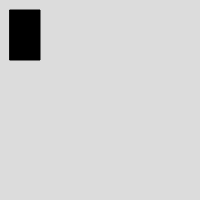
Frame 1 (no input)
Frame 60 (no input): identical to frame 1, image omitted
Frame 120 (the mouse pressed at the canvas centre since frame 60): identical to frame 1, image omitted

The p5.js sketch that drew this single still picture (run headless with seeded random() and noise() and a simulated clock; from frame 60 on, the mouse is pressed at the canvas centre):

// p5.js sketch
// ── sketch.js
function setup() {
    createCanvas(200, 200);
  }
  
  function draw() {
    background(220);
    fill (0);
    rect(10,10,30,50);

  }
